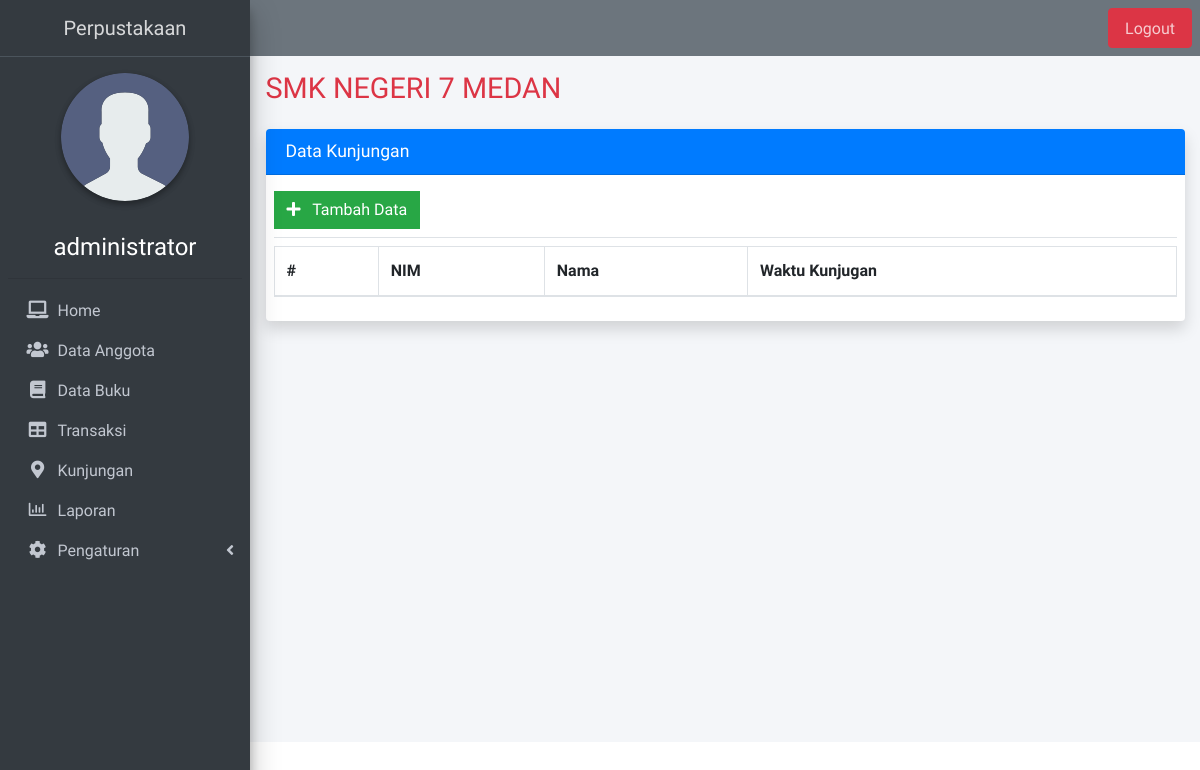
The app's page /admin/kunjungan (signed in), older data.
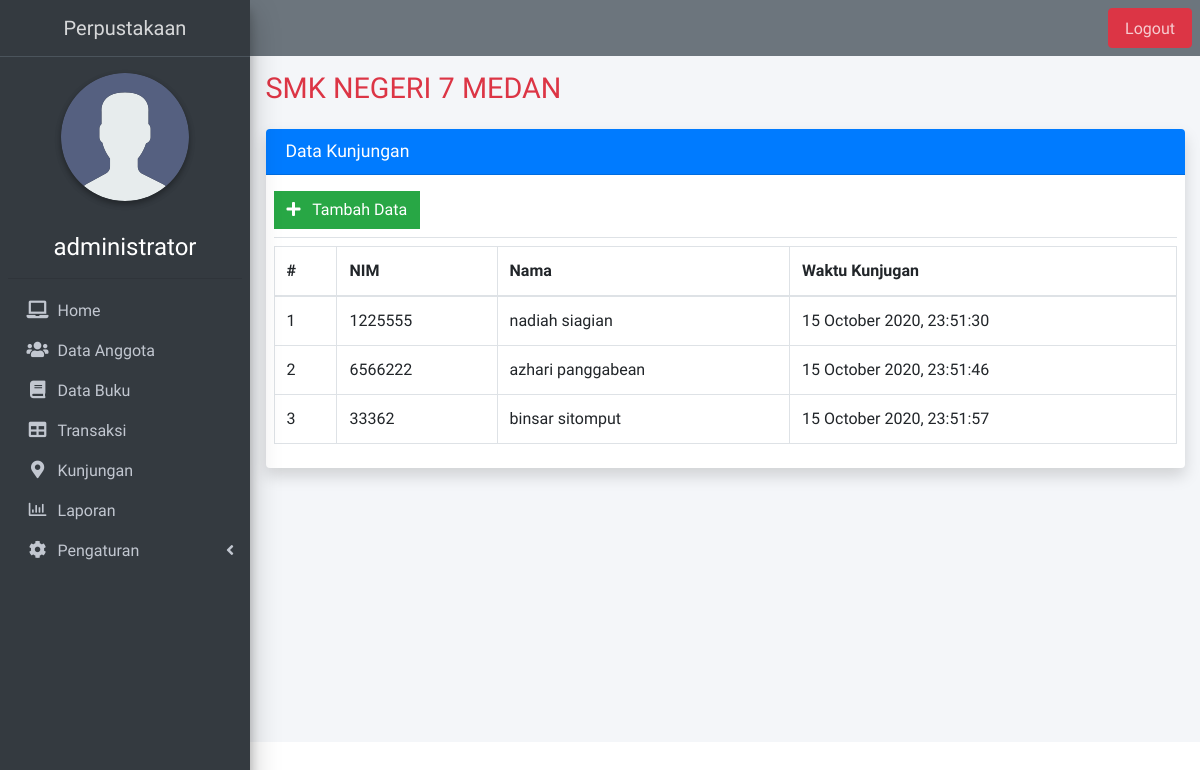
The same page, newer data.
### tables this page shows
CREATE TABLE `kunjungan` (
  `id` int(11) NOT NULL,
  `nim` varchar(16) NOT NULL,
  `nama` varchar(255) NOT NULL,
  `created_at` datetime NOT NULL DEFAULT current_timestamp()
);

### helpers/base_url.php (called while the page is built)
<?php
function base_url($url = null){
	$base_url = "http://localhost/perpustakaan";
	if($url != null){
		return $base_url. "/" .$url;
	}
	else{
		return $base_url;
	}
}

### helpers/query.php (called while the page is built, shortened)
<?php
function list_query($query){
    global $conn;
    $result = mysqli_query($conn, $query)or die("Error: " . $conn);
    $rows = [];
    while($row = mysqli_fetch_assoc($result)){
        $rows[] = $row;
    }
    return $rows;
}

### admin/pages/kunjungan/index.php (the view)
<div class="row">
  <div class="col">
    <div class="card shadow">
      <div class="card-header bg-primary">
        <h2 class="card-title">Data Kunjungan</h2>
      </div>
      <div class="card-body p-2">
        <div class="mb-2 border-bottom py-2">
          <a href="<?=base_url()?>/admin/add-kategori" class="btn btn-flat btn-success">
          <i class="fas fa-plus mr-2"></i>
            Tambah Data
          </a>
        </div>
        <div class="table-responsive-md">
          <table id="" class="table table-bordered table-hover table-list display" style="width:100%">
            <thead>
              <tr>
                <th>#</th>
                <th>NIM</th>
                <th>Nama</th>
                <th>Waktu Kunjugan</th>
              </tr>
            </thead>
            <tbody>
              <?php
              $no= 1;
              $query = "SELECT
                            *
                        FROM
                            kunjungan
                        ORDER BY
                          id
                        ASC";
              $lists = list_query($query);
              foreach($lists as $list):
              ?>
              <tr>
                <td><?=$no++?></td>
                <td><?=$list['nim']?></td>
                <td><?=$list['nama']?></td>
                <td><?=date("d F Y, H:i:s", strtotime($list['created_at']))?></td>
              </tr>
              <?php
              endforeach;
              ?>
            </tbody>
          </table>
        </div>
      </div>
    </div>
  </div>
</div>

Row changes from the older to the newer data that the page shows:
added kunjungan: nim "1225555", nama "nadiah siagian", created_at "15 October 2020, 23:51:30"
added kunjungan: nim "6566222", nama "azhari panggabean", created_at "15 October 2020, 23:51:46"
added kunjungan: nim "33362", nama "binsar sitomput", created_at "15 October 2020, 23:51:57"
